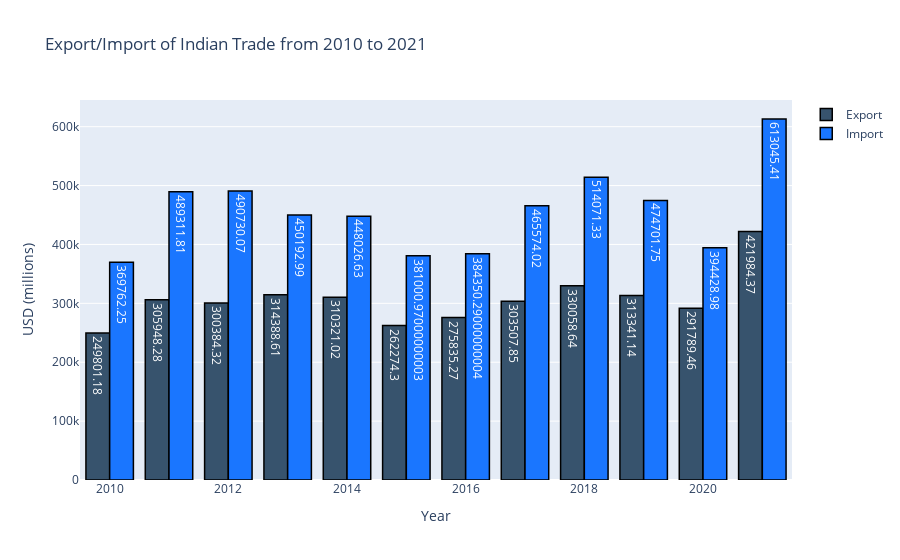

Notebook code cell kept with this figure:
### Code cell
trace1 = go.Bar(
                x = total_year.index,
                y = total_year.Export,
                name = "Export",
                marker = dict(color = 'rgb(55, 83, 109)',
                             line=dict(color='rgb(0,0,0)',width=1.5)),
                text = total_year.Export)
# create trace2 
trace2 = go.Bar(
                x = total_year.index,
                y = total_year.Import,
                name = "Import",
                marker = dict(color = 'rgb(26, 118, 255)',
                              line=dict(color='rgb(0,0,0)',width=1.5)),
                text = total_year.Import)


layout = go.Layout(hovermode= 'closest', title = 'Export/Import of Indian Trade from 2010 to 2021' , xaxis = dict(title = 'Year'), yaxis = dict(title = 'USD (millions)'))
fig = go.Figure(data = [trace1, trace2], layout = layout)
fig.show()

### Figure 1 — Plotly figure (JSON) as saved in the notebook; plotly's stock layout.template omitted (floating-point values rounded to 4 significant figures)
{"data": [{"marker": {"color": "rgb(55, 83, 109)", "line": {"color": "rgb(0,0,0)", "width": 1.5}}, "name": "Export", "text": [249800.0, 305900.0, 300400.0, 314400.0, 310300.0, 262300.0, 275800.0, 303500.0, 330100.0, 313300.0, 291800.0, 422000.0], "type": "bar", "x": [2010, 2011, 2012, 2013, 2014, 2015, 2016, 2017, 2018, 2019, 2020, 2021], "y": [249800.0, 305900.0, 300400.0, 314400.0, 310300.0, 262300.0, 275800.0, 303500.0, 330100.0, 313300.0, 291800.0, 422000.0]}, {"marker": {"color": "rgb(26, 118, 255)", "line": {"color": "rgb(0,0,0)", "width": 1.5}}, "name": "Import", "text": [369800.0, 489300.0, 490700.0, 450200.0, 448000.0, 381000.0, 384400.0, 465600.0, 514100.0, 474700.0, 394400.0, 613000.0], "type": "bar", "x": [2010, 2011, 2012, 2013, 2014, 2015, 2016, 2017, 2018, 2019, 2020, 2021], "y": [369800.0, 489300.0, 490700.0, 450200.0, 448000.0, 381000.0, 384400.0, 465600.0, 514100.0, 474700.0, 394400.0, 613000.0]}], "layout": {"hovermode": "closest", "title": {"text": "Export/Import of Indian Trade from 2010 to 2021"}, "xaxis": {"title": {"text": "Year"}}, "yaxis": {"title": {"text": "USD (millions)"}}}}
